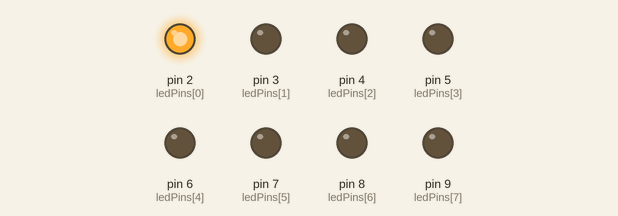
Recording of a sketch running on a simulated Arduino Uno, built with avr-gcc and run on an emulated ATmega328P. Parts: output pins drawn as LEDs (lit = HIGH).

Above: at 0.05 s.
At 0.65 s:
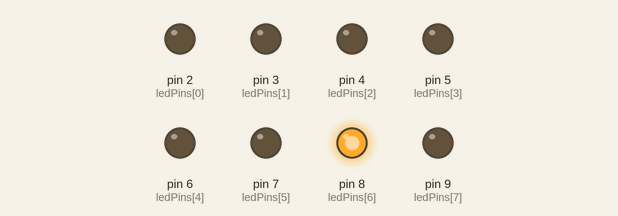
At 1.25 s:
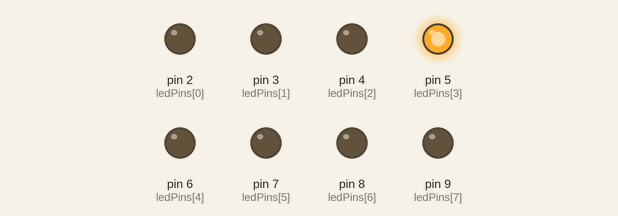
At 1.75 s:
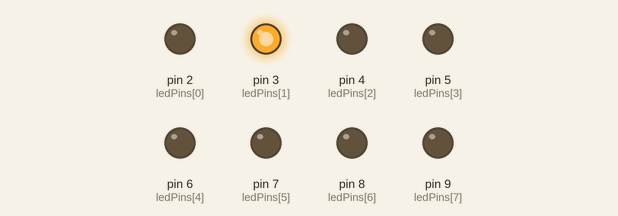
At 2.4 s:
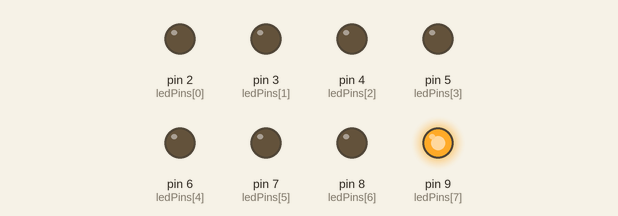
At 3.45 s:
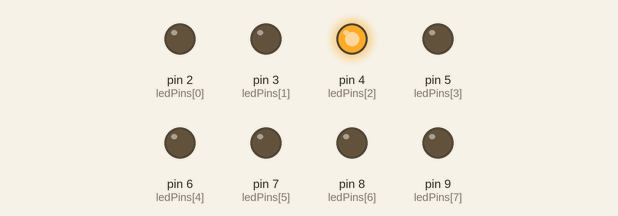
Timing chart, 0 to 3.8 s (numbered marks = the images above):
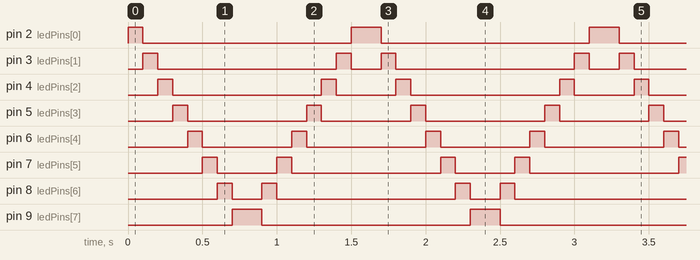

The sketch:

04-knight-rider-effect.ino
```cpp
int ledPins[] = {2, 3, 4, 5, 6, 7, 8, 9};
int pinCount = sizeof(ledPins) / sizeof(int);

void setup() {
  for (int i = 0; i < pinCount; i++) {
    pinMode(ledPins[i], OUTPUT);
  }
}

void loop() {
  for (int i = 0; i < pinCount; i++) {
    digitalWrite(ledPins[i], HIGH);
    delay(100);
    digitalWrite(ledPins[i], LOW);
  }
  for (int i = pinCount - 1; i >= 0; i--) {
    digitalWrite(ledPins[i], HIGH);
    delay(100);
    digitalWrite(ledPins[i], LOW);
  }
}
```

Measured:
- by itself, pin 2 (ledPins[0]): repeats every 1.6 s: LOW 1.4 s, HIGH 0.20 s
- by itself, pin 3 (ledPins[1]): repeats every 1.6 s: LOW 1.2 s, HIGH 0.10 s, LOW 0.20 s, HIGH 0.10 s
- by itself, pin 4 (ledPins[2]): repeats every 1.6 s: LOW 1.0 s, HIGH 0.10 s, LOW 0.40 s, HIGH 0.10 s
- by itself, pin 5 (ledPins[3]): repeats every 1.6 s: LOW 0.80 s, HIGH 0.10 s, LOW 0.60 s, HIGH 0.10 s
- by itself, pin 6 (ledPins[4]): repeats every 1.6 s: LOW 0.60 s, HIGH 0.10 s, LOW 0.80 s, HIGH 0.10 s
- by itself, pin 7 (ledPins[5]): repeats every 1.6 s: LOW 0.40 s, HIGH 0.10 s, LOW 1.0 s, HIGH 0.10 s
- by itself, pin 8 (ledPins[6]): repeats every 1.6 s: LOW 0.20 s, HIGH 0.10 s, LOW 1.2 s, HIGH 0.10 s
- by itself, pin 9 (ledPins[7]): alternates HIGH for 0.20 s and LOW for 1.4 s
